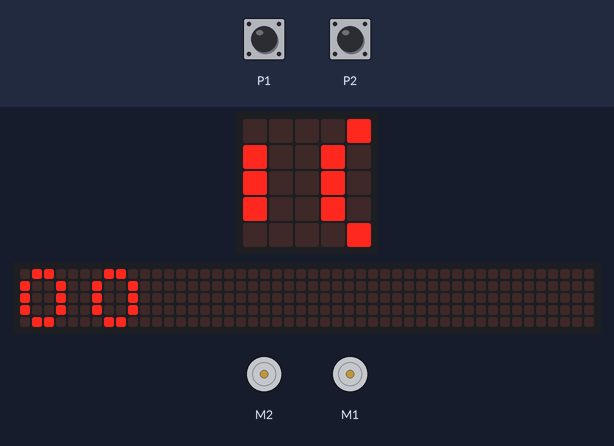
Bench run of a program on a simulated BBC micro:bit (MakeCode). Parts: the board's 5×5 LED display, a strip that is not on the board, showing the scrolling text unrolled, 2 × DC motor (green arrow = forward, orange = backward, longer = faster). Inputs (shaded band) come from the test bench; at power-on: P1 LOW, P2 LOW. The 48×5 strip is a reading aid, not a part: it shows the text the display is scrolling, unrolled, one strip-width of it at a time.

Above: at 1.27 s.
1.3 s: P1 pulled HIGH for 3 s
At 2.87 s:
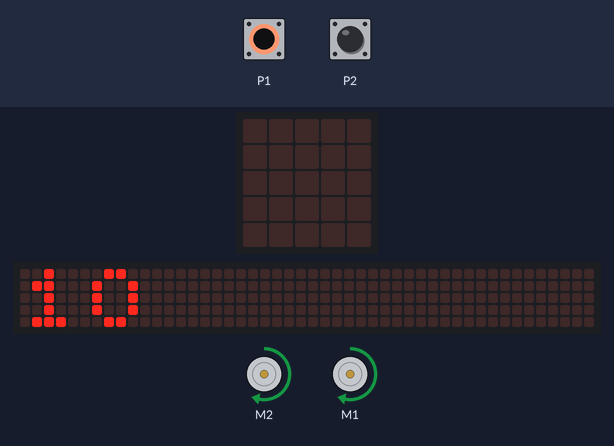
At 5.51 s:
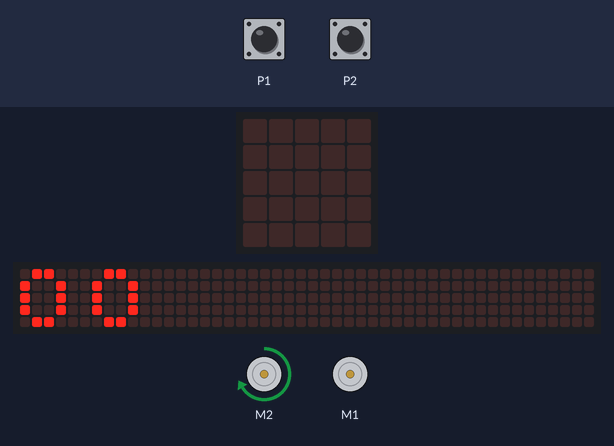
5.8 s: P2 pulled HIGH for 3 s
At 10.63 s:
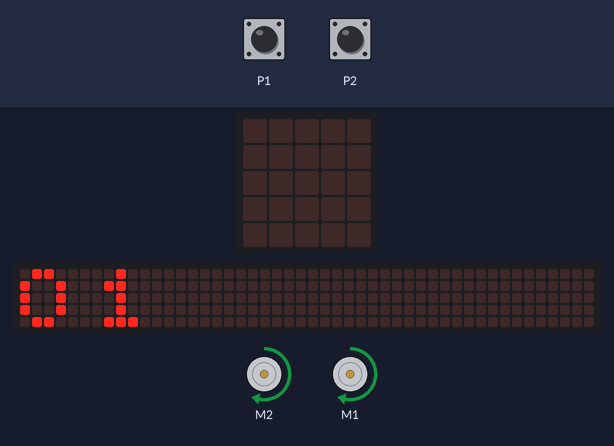
Timing chart, 0 to 15.1 s (numbered marks = the images above; inputs shaded):
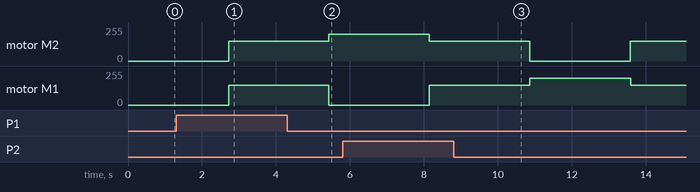

Measured:
- what the display in image 3 shows lasts 0.5 s, from 10.4 s to 10.9 s

The program:

main.ts
```typescript
//  0: preto
//  1: cor
/**

motorA = robotbit.Motors.M1A
motorB = robotbit.Motors.M1B

def on_forever():
    robotbit.motor_run(motorA, 150)
    robotbit.motor_run(motorB, 150)
    basic.pause(2500)
    robotbit.motor_run(motorA, 0)
    robotbit.motor_run(motorB, 0)
    basic.pause(2500)
basic.forever(on_forever)


 */
let motor_esquerda = robotbit.Motors.M1A
let motor_direita = robotbit.Motors.M1B
let max_speed = 200
let normal_speed = 150
function verificar(): number[] {
    let leitor_esquerda = pins.digitalReadPin(DigitalPin.P1)
    let leitor_direita = pins.digitalReadPin(DigitalPin.P2)
    basic.clearScreen()
    basic.showString("" + leitor_esquerda + ("" + leitor_direita))
    return [leitor_esquerda, leitor_direita]
}

/**
    if esquerda == 1 and direita == 1:
        robotbit.motor_run(
            motor_direita,
            -normal_speed
        )
        robotbit.motor_run(
            motor_esquerda,
            -normal_speed
        )

 */
basic.forever(function on_forever() {
    let [esquerda, direita] = verificar()
    if (esquerda == 1) {
        // detectou linha na esquerda
        // parar motor direito pra esteira ir p esquerda
        robotbit.MotorRun(motor_direita, max_speed)
        robotbit.MotorRun(motor_esquerda, 0)
    }

    if (direita == 1) {
        robotbit.MotorRun(motor_esquerda, max_speed)
        robotbit.MotorRun(motor_direita, 0)
    }

    if (esquerda == 0 && direita == 0) {
        robotbit.MotorRun(motor_direita, normal_speed)
        robotbit.MotorRun(motor_esquerda, normal_speed)
    }

})
```

test.ts
```typescript
// os teses vão aqui; isto não será compilado quando este pacote for usado como extensão.
```
